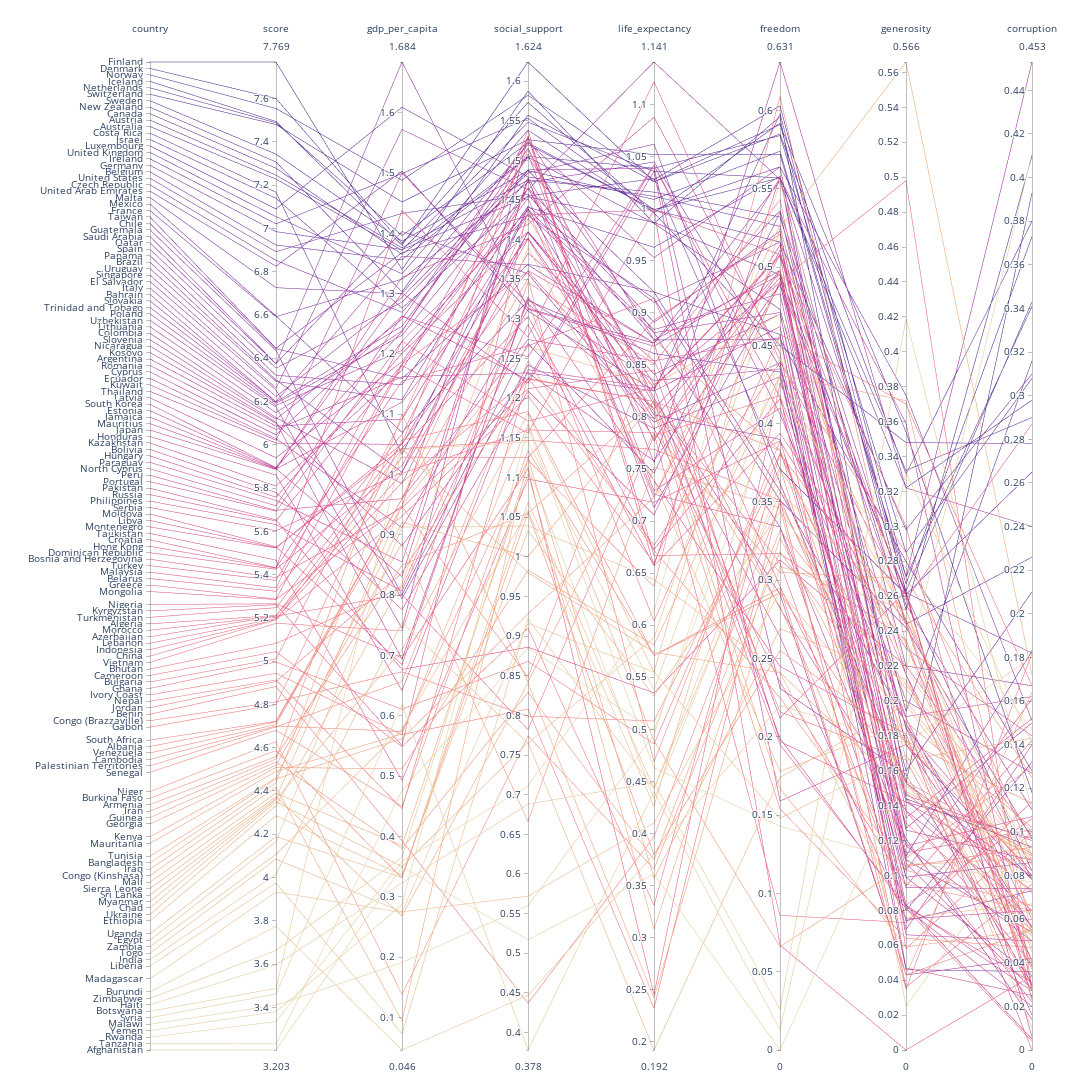

The notebook cell this image was saved under:
### Markdown cell above
## 7. Parallel Coordinates Plot - Year 2019

### Code cell
df_2019 = df[df['year']==2019]
# Let's reverse the min and max values for the Rank, so that the country with top rank comes on the top. 
dimensions = list([ dict(range=(df_2019['rank'].max(), df_2019['rank'].min()), tickvals = df_2019['rank'], ticktext = df_2019['country'],label='country', values=df_2019['rank']),
                    dict(range=(df_2019['score'].min(),df_2019['score'].max()),label='score', values=df_2019['score']),
                    dict(range=(df_2019['gdp_per_capita'].min(),df_2019['gdp_per_capita'].max()),label='gdp_per_capita', values=df_2019['gdp_per_capita']),
                    dict(range=(df_2019['social_support'].min(), df_2019['social_support'].max()),label='social_support', values=df_2019['social_support']),
                    dict(range=(df_2019['life_expectancy'].min(), df_2019['life_expectancy'].max()), label='life_expectancy', values=df_2019['life_expectancy']),
                    dict(range=(df_2019['freedom'].min(), df_2019['freedom'].max()),label='freedom', values=df_2019['freedom']),
                    dict(range=(df_2019['generosity'].min(), df_2019['generosity'].max()),label='generosity', values=df_2019['generosity']),
                    dict(range=(df_2019['corruption'].min(), df_2019['corruption'].max()),label='corruption', values=df_2019['corruption']),
                ])
fig = go.Figure(data= go.Parcoords(line = dict(color = df_2019['rank'], colorscale = 'agsunset'), dimensions = dimensions))
fig.update_layout(width=1200, height=1300,margin=dict(l=150, r=60, t=60, b=40))
fig.show()

### Figure 1 — Plotly figure (JSON) as saved in the notebook; plotly's stock layout.template omitted (floating-point values rounded to 4 significant figures; data arrays with more than 128 entries replaced by an {"elided": "..."} marker saying what was removed)
{"data": [{"dimensions": [{"label": "country", "range": [154, 1], "ticktext": {"elided": "145 str values"}, "tickvals": {"elided": "145 int values"}, "values": {"elided": "145 int values"}}, {"label": "score", "range": [3.203, 7.769], "values": {"elided": "145 float values"}}, {"label": "gdp_per_capita", "range": [0.046, 1.684], "values": {"elided": "145 float values"}}, {"label": "social_support", "range": [0.378, 1.624], "values": {"elided": "145 float values"}}, {"label": "life_expectancy", "range": [0.192, 1.141], "values": {"elided": "145 float values"}}, {"label": "freedom", "range": [0, 0.631], "values": {"elided": "145 float values"}}, {"label": "generosity", "range": [0, 0.566], "values": {"elided": "145 float values"}}, {"label": "corruption", "range": [0, 0.453], "values": {"elided": "145 float values"}}], "line": {"color": {"elided": "145 int values"}, "colorscale": [[0, "rgb(75, 41, 145)"], [0.1667, "rgb(135, 44, 162)"], [0.3333, "rgb(192, 54, 157)"], [0.5, "rgb(234, 79, 136)"], [0.6667, "rgb(250, 120, 118)"], [0.8333, "rgb(246, 169, 122)"], [1, "rgb(237, 217, 163)"]]}, "type": "parcoords"}], "layout": {"height": 1300, "margin": {"b": 40, "l": 150, "r": 60, "t": 60}, "width": 1200}}
